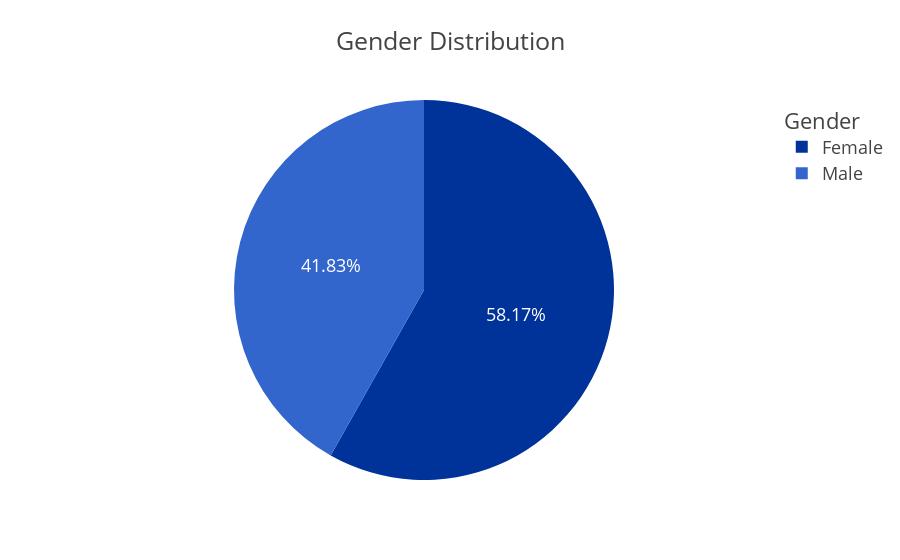

Notebook code for this chart:
### Markdown cell above
### `Gender` Distribution

### Code cell
gender_dist = merged_df['Gender'].value_counts().reset_index()
gender_dist.columns = ['Gender', 'count']

fig = px.pie(gender_dist, names='Gender', values='count', title="Gender Distribution",
             color_discrete_sequence=["#003399 ", "#3366cc ", "#dbe4f0 "])

fig.update_layout(
    template = "presentation",
    legend_title = dict(text="Gender"),
    paper_bgcolor="rgba(0, 0, 0, 0)",
    plot_bgcolor="rgba(0, 0, 0, 0)"
)

fig.update_traces(texttemplate="%{percent:.2%}", textposition="inside")

fig.show()

fig.write_image(os.path.join(results_dir, 'Gender_Distribution_Pie_Chart.jpg'))
fig.write_image(os.path.join(results_dir, 'Gender_Distribution_Pie_Chart.png'))
fig.write_html(os.path.join(results_dir, 'Gender_Distribution_Pie_Chart.html'))

### Figure 1 — Plotly figure (JSON) as saved in the notebook; plotly's stock layout.template omitted (floating-point values rounded to 4 significant figures)
{"data": [{"domain": {"x": [0, 1], "y": [0, 1]}, "hovertemplate": "Gender=%{label}<br>count=%{value}<extra></extra>", "labels": ["Female", "Male"], "legendgroup": "", "name": "", "showlegend": true, "textposition": "inside", "texttemplate": "%{percent:.2%}", "type": "pie", "values": [5880, 4228]}], "layout": {"autosize": true, "legend": {"title": {"text": "Gender"}, "tracegroupgap": 0}, "paper_bgcolor": "rgba(0, 0, 0, 0)", "piecolorway": ["#003399 ", "#3366cc ", "#dbe4f0 "], "plot_bgcolor": "rgba(0, 0, 0, 0)", "title": {"text": "Gender Distribution"}}}
